Frame 1 (no input): blank canvas, image omitted
Frame 60 (no input): blank canvas, image omitted
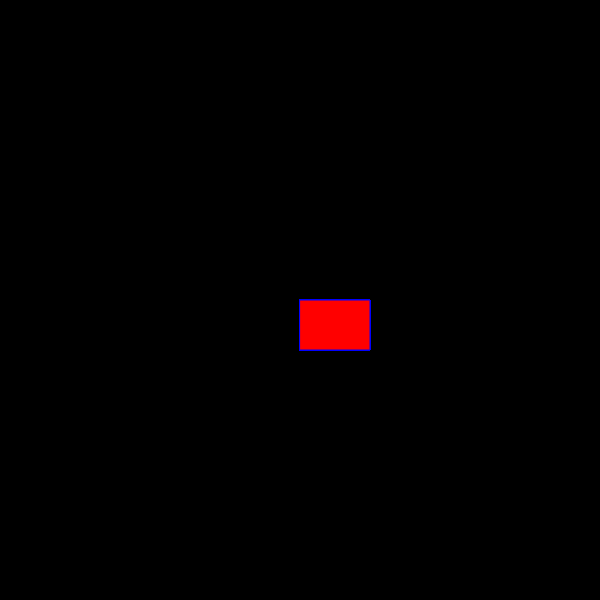
Frame 120 (the mouse pressed at the canvas centre since frame 60)

The p5.js sketch whose frames 1 and 60 were blank and that drew this single picture after the mouse press (run headless with seeded random() and noise() and a simulated clock; from frame 60 on, the mouse is pressed at the canvas centre):

// p5.js sketch
// ── sketch.js
function setup() {
    createCanvas(600, 600);
    background("black");
  }
  
  function draw() {
    stroke("blue");
    fill("red");
  
    //console.log(mouseIsPressed);
    if (mouseIsPressed) {
      rect(mouseX, mouseY, 70, 50);
    }
  }
